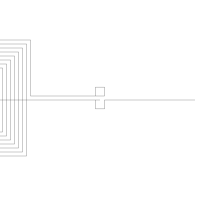

Write Python code to recreate this figure.
#!/usr/bin/python
import argparse
import drawsvg as draw
from numpy import array, sqrt, pi, log
from math import floor, ceil

ALIGN_BOTTOM = 0
ALIGN_TOP = 1


PIXEL_SCALE = 8.93 # customize it per computer

SIZE_0603_IN_PIXEL = 1.6 * PIXEL_SCALE
SIZE_0402_IN_PIXEL = 1 * PIXEL_SCALE
#
#  Embroidery coil maker, import to inkscape to generate pes file
#**** Size unit is mm and inductance is uH
class CoilMaker:

    ## static function to generate a coil with a transmission line directly
    def GenerateCoil(name, transmission_line_length, inductance, size = 0, reverse = False, intergrated_r = False, intergrated_c = False):
        coilMaker = CoilMaker(inductance * (10 ** -6), size)
        d = draw.Drawing(200, 200, origin='center', displayInline=False)
        p = draw.Path(stroke_width=0.202, stroke='black', fill_opacity ="0")
        coilMaker.makeCoil(p, transmission_line_length, intergrated_r, intergrated_c,
                    reverse) 

        d.append(p)
        d.save_svg(name + ".svg")  # Save to file


    def __init__(self, inductance, size = 0):

        self.inductance = inductance
        self.size = size
        self.line_width = 0.202
        self.spacing = 0.5
        self.relative_permeability = 1  # 相对磁导率，单位长度上的电感
  
        self.minimum_stitch_length = 0.5 
        # self.n_turns = self.calculateNTurns()
        self.n_turns = 11
        print("nTurns:", self.n_turns)
        # self.d_in = self.spacing if self.size == 0 else self.size - (self.spacing + self.line_width) * self.n_turns * 2
        self.d_in = self.spacing
        self.d_out = self.size if self.size > 0 else self.d_in + (self.spacing + self.line_width) * self.n_turns * 2
        print("din:", self.d_in)
        print("dout:", self.d_out)

    ## calculate the number of turns, based on (optional) dout and target inductance.
    def calculateNTurns(self): 
        best_n, l_diff = 0, 100

        if self.size > 0:
            ### binary search to find the  number of turns given the inductance
            min_n = 1
            max_n = 50
            while min_n < max_n:
                n = (min_n + max_n) // 2
                d_in = self.size - (self.spacing + self.line_width) * n * 2
                print("n chosen in binary search: ", n)
                if d_in < 0:
                    max_n = n - 1
                    continue
                d_out = self.size
                l = CoilMaker.getSingleInductance(d_in, d_out, n, self.relative_permeability)
                print("single inductance: ", l)
                if l <= self.inductance:
                    min_n = n + 1
                else:
                    max_n = n - 1
                if abs(l - self.inductance) < l_diff:
                    l_diff = abs(l - self.inductance)
                    best_n = n
        else:
            ### binary search to find the number of turns for the smallest inductor
            min_n = 1
            max_n = 50
            while min_n < max_n:
                n = (min_n + max_n) // 2
                d_in = self.spacing
                d_out = d_in + (self.spacing + self.line_width) * n * 2
                l = CoilMaker.getSingleInductance(d_in, d_out, n, self.relative_permeability)
                if l <= self.inductance:
                    min_n = n + 1
                else:
                    max_n = n - 1
                if abs(l - self.inductance) < l_diff:
                    l_diff = abs(l - self.inductance)
                    best_n = n
        return best_n

    # Stitch Coil and Transmission line
    def makeCoil(self, path, transmission_line_length, integrated_r = False, integrated_c = False, reverse = False):
        
        reverseF = -1 if reverse else 1
        path.M(95, 0)
        coil_location = array([(transmission_line_length)*reverseF*PIXEL_SCALE, 0])
        spacing = array([self.spacing*PIXEL_SCALE, self.spacing*PIXEL_SCALE])
        print("line_width: ", self.line_width * PIXEL_SCALE)
        spacing[0] = 4
        spacing[1] = 4
        print("spacing: ", spacing[0])
        print("width: ", self.line_width * PIXEL_SCALE)
        print("inner: ", self.d_in * PIXEL_SCALE)
        # din = array([self.d_in*PIXEL_SCALE, self.d_in*PIXEL_SCALE]) 
        din = array([40, 40])
        print("coil_location: ", coil_location)
        self.stitchConnectionNode(path, [0, coil_location[1]], ALIGN_BOTTOM)
        if integrated_r:
            smd_r_location = (5*PIXEL_SCALE+SIZE_0603_IN_PIXEL)
            path.L(coil_location[0] - reverseF * smd_r_location, coil_location[1])  
            self.stitchConnectionNode(path, [coil_location[0] - reverseF * smd_r_location, coil_location[1]], ALIGN_BOTTOM)  
            path.L(coil_location[0] - reverseF * (smd_r_location-SIZE_0603_IN_PIXEL), coil_location[1]) 
            self.stitchConnectionNode(path, [coil_location[0] - reverseF * (smd_r_location-SIZE_0603_IN_PIXEL), coil_location[1]], ALIGN_BOTTOM)  
        
        if integrated_c:
            smd_c_location = (1 + PIXEL_SCALE+SIZE_0603_IN_PIXEL)
            path.L(coil_location[0] - reverseF * smd_c_location, coil_location[1])  
            self.stitchConnectionNode(path, [coil_location[0] - reverseF * smd_c_location, coil_location[1]], ALIGN_BOTTOM)  
            path.L(coil_location[0] - reverseF * (smd_c_location-SIZE_0603_IN_PIXEL), coil_location[1]) 
            self.stitchConnectionNode(path, [coil_location[0] - reverseF * (smd_c_location-SIZE_0603_IN_PIXEL), coil_location[1]], ALIGN_BOTTOM)  

        centers = array([coil_location[0] + (self.d_out/2)*reverseF*PIXEL_SCALE, coil_location[1]])
        path.L(centers[0], centers[1])
        self.stitchCoil(path, centers, din, spacing, reverse)
        path.L(0, centers[1] - spacing[1])
        self.stitchConnectionNode(path, [0, centers[1] - spacing[1]], ALIGN_TOP)
        print("single inductance: ", CoilMaker.getSingleInductance(self.d_in, self.d_out, self.n_turns, self.relative_permeability))

    # Stitch Connection Node
    def stitchConnectionNode(self, p, location, alignment = 0): 
 
        self.last_point = location
        size_in_pixel = 1  * PIXEL_SCALE
        if alignment == ALIGN_BOTTOM:
            self.drawStitches(p, location[0] + size_in_pixel/2, location[1])
            print(self.last_point)
            self.drawStitches(p, location[0] + size_in_pixel/2, location[1] + size_in_pixel)
            print(self.last_point)
            self.drawStitches(p, location[0] - size_in_pixel/2, location[1] + size_in_pixel)
            self.drawStitches(p, location[0] - size_in_pixel/2, location[1])
            self.drawStitches(p, location[0], location[1])
        else:
            self.drawStitches(p, location[0] + size_in_pixel/2, location[1])
            self.drawStitches(p, location[0] + size_in_pixel/2, location[1] - size_in_pixel)
            self.drawStitches(p, location[0] - size_in_pixel/2, location[1] - size_in_pixel)
            self.drawStitches(p, location[0] - size_in_pixel/2, location[1])
            self.drawStitches(p, location[0], location[1]) 
        return p

    # Stitch Coil
    def stitchCoil(self, p, centers, din, spacing, reverse = False): 
        next_top_left_corner = array([centers[0]-din[0]/2, centers[1]-din[1]/2])
        next_bot_right_corner = array([centers[0]+din[0]/2, centers[1]+din[0]/2])
        print("top, left corneer: ", next_top_left_corner)
        print("bottom, right corner: ", next_bot_right_corner)
        self.last_point = centers

        for turn in range(0,self.n_turns):
            if reverse:
                self.drawStitches(p, next_top_left_corner[0], self.last_point[1]) #Right to Left
                self.drawStitches(p, next_top_left_corner[0], next_top_left_corner[1]) #Top to Bottom
                self.drawStitches(p, next_bot_right_corner[0], next_top_left_corner[1]) #Left to Right
                if turn == (self.n_turns -1):
                    self.drawStitches(p, next_bot_right_corner[0], centers[1] - spacing[1]) #Bottom to Tio
                else:
                    self.drawStitches(p, next_bot_right_corner[0], next_bot_right_corner[1])#Bottom to Tio
            else:
                self.drawStitches(p, next_bot_right_corner[0], self.last_point[1]) #Left to Right
                self.drawStitches(p, next_bot_right_corner[0], next_top_left_corner[1]) #Top to Bottom
                self.drawStitches(p, next_top_left_corner[0], next_top_left_corner[1]) #Left to Right
                if turn == (self.n_turns -1):
                    self.drawStitches(p, next_top_left_corner[0], centers[1] - spacing[1])#Bottom to Tio
                else:
                    self.drawStitches(p, next_top_left_corner[0], next_bot_right_corner[1]+spacing[1])#Bottom to Tio

            next_top_left_corner -= spacing
            next_bot_right_corner += spacing
        return p


    def drawStitches(self, p, x, y):
        dx = x - self.last_point[0]
        dy = y - self.last_point[1]
        length = sqrt((dx**2) + (dy**2))
        
        stitches = length/(self.minimum_stitch_length* PIXEL_SCALE)
        for i in range(1, floor(stitches)):
            # print(stitches)
            p.L(self.last_point[0] + dx/stitches*i, self.last_point[1] + dy/stitches*i)
        p.L(x, y)
        self.last_point = array([x, y])

    def getSingleInductance(d_in, d_out, n, rp): 
        C1 = 1.27
        C2 = 2.07
        C3 = 0.18
        C4 = 0.13
        N = n
        diaAvg = (10**-3 * (d_in + d_out) / 2)
        permeability = 4*pi*10**(-7) * rp
        fillratio = ( d_out - d_in)/( d_out + d_in)
        L = ((permeability *  N**2 *diaAvg* C1)/2) * (log(C2/fillratio) + C3*fillratio + C4* fillratio**2)
        return L

    def getDoubleInductance(d_in, d_out, n, rp, thickness):
        N = n
        X = thickness
        A = 0.184
        B = -0.525
        C = 1.038
        D = 1.001
        KC = (N**2)/( (A*X**3 + B*X**2 + C*X + D) * ( (1.67*N**2 -5.84*N +65)* 0.64) )
        L12 = CoilMaker.getSingleInductance(d_in, d_out, n, rp)
        Ltot = 2*L12 + 2*KC * L12
        return Ltot



if __name__=="__main__":
    CoilMaker.GenerateCoil("coil_v3_3", 2, 30, 25,reverse= True, intergrated_c= False, intergrated_r=False)


    
